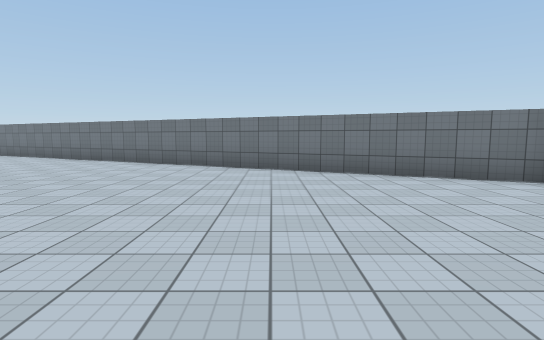
View 1 (above)

22 first-person views from a walk through a scene from a Unity 3-D project. The camera is 1.5 m above the floor, tilts 6° down and sees 80° across. The floor is counted in squares, 2 m on a side. Each view is taken from the middle of a square. On the plan, view 1 faces up. The plan holds only what a view shows up to about 11 squares ahead; the rest is blank. The place goes on beyond the plan. The player character is not drawn. Some animated figures are left out. Surface patterns are stand-ins for the level's own textures.

View 2
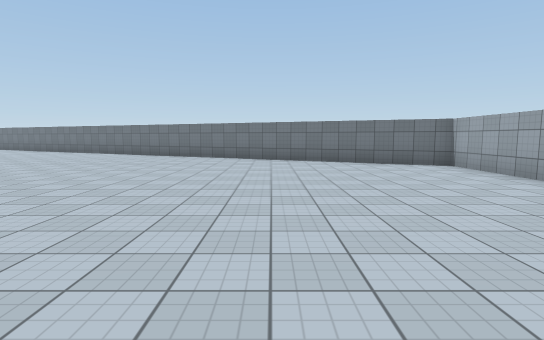

View 3
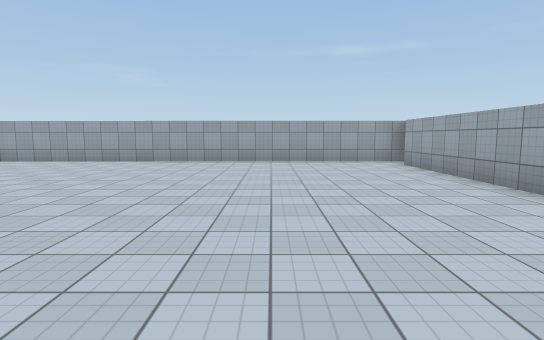

View 4
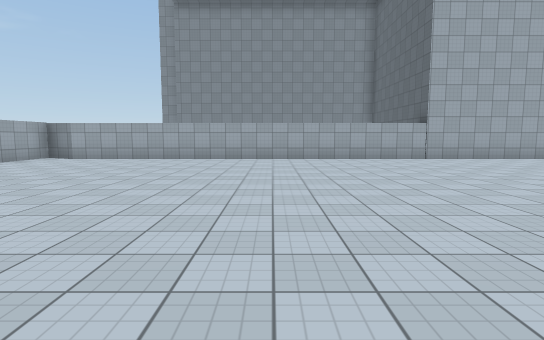

View 5
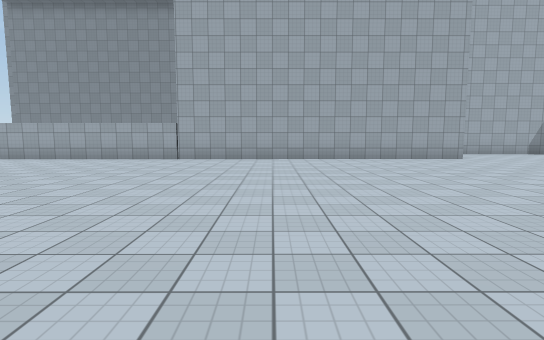

View 6
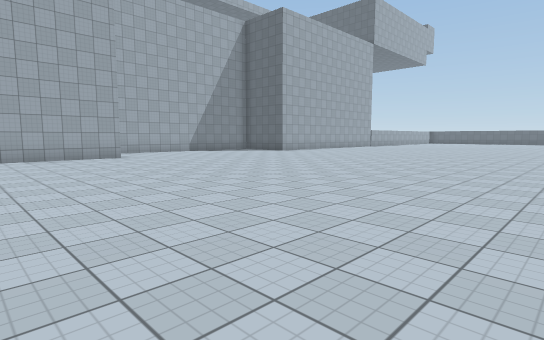

View 7
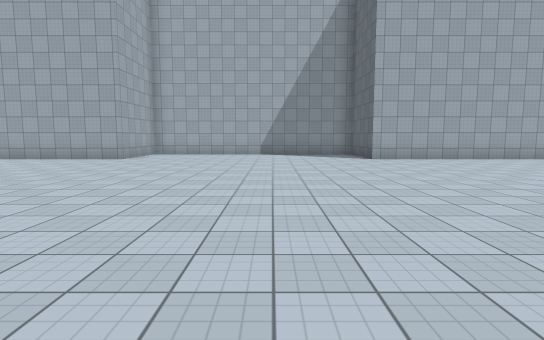

View 8
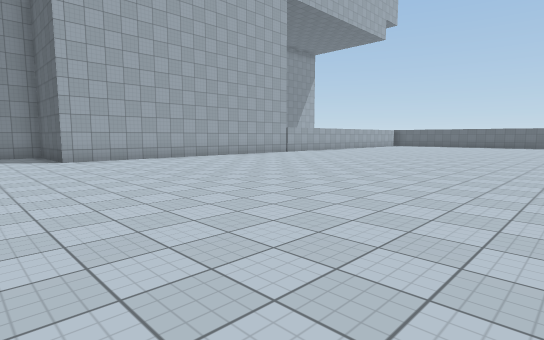

View 9
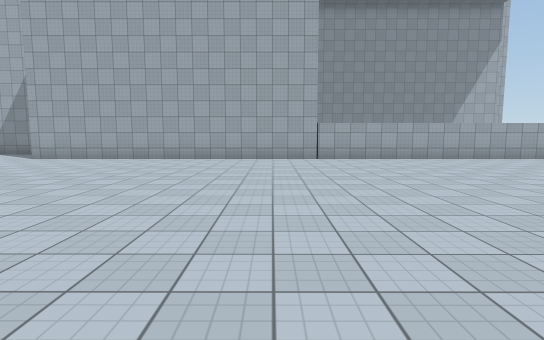

View 10
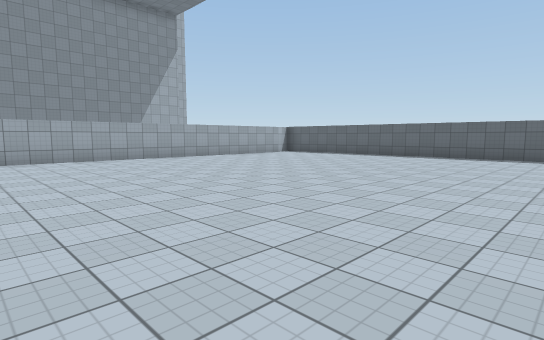

View 11
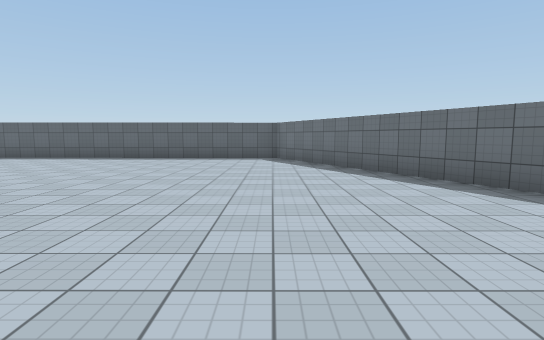

View 12
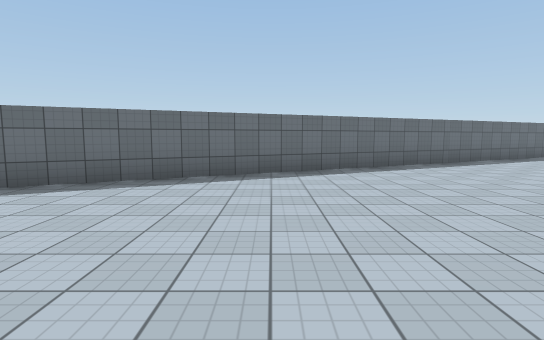

View 13
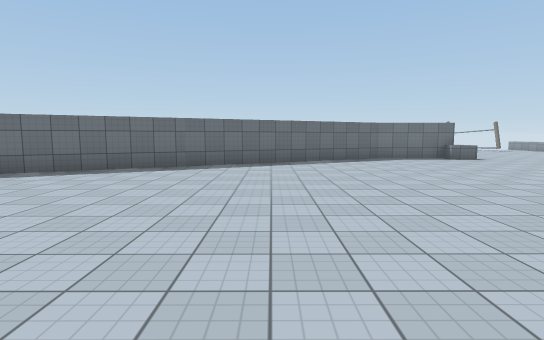

View 14
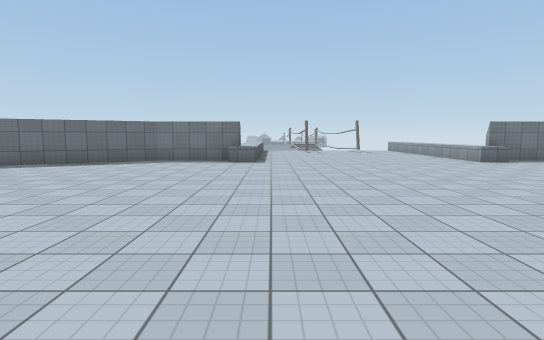

View 15
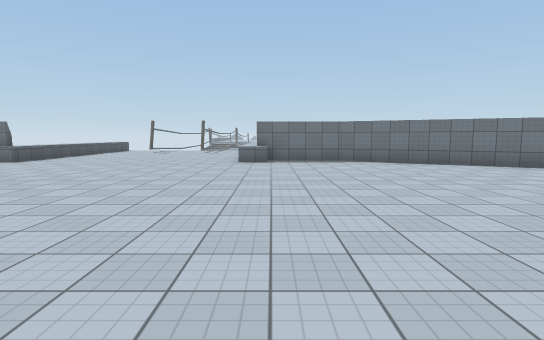

View 16
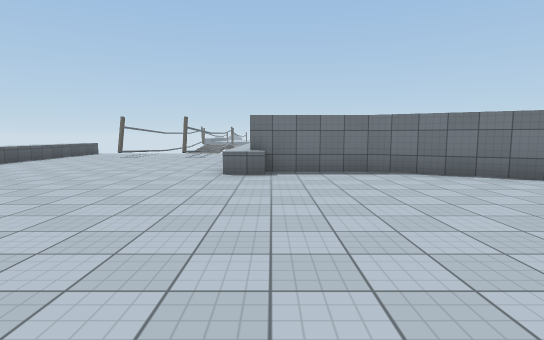

View 17
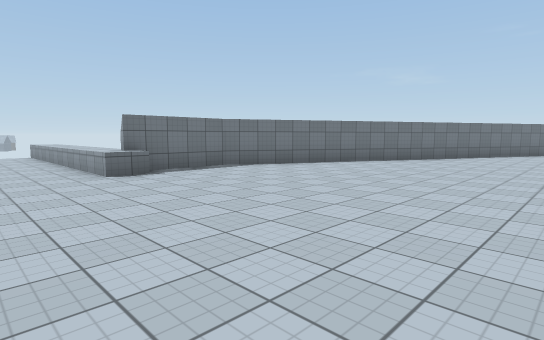

View 18
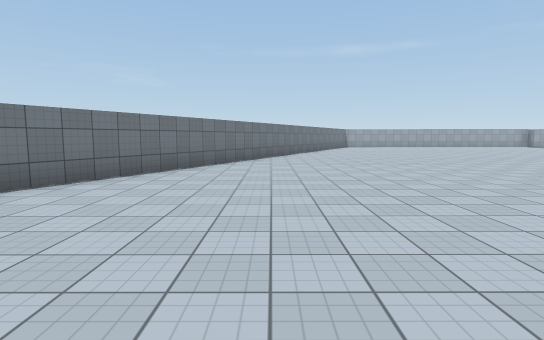

View 19
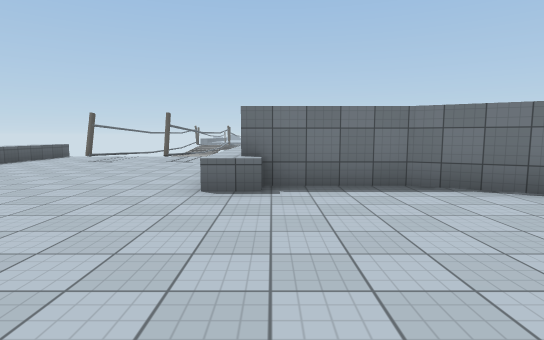

View 20
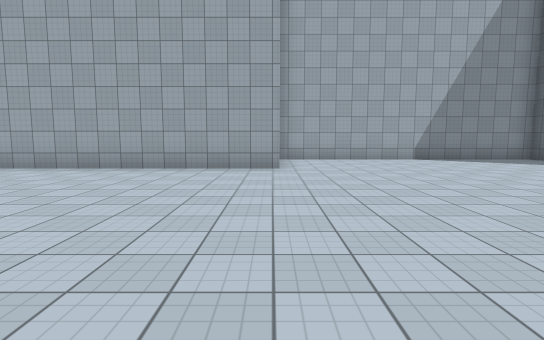

View 21
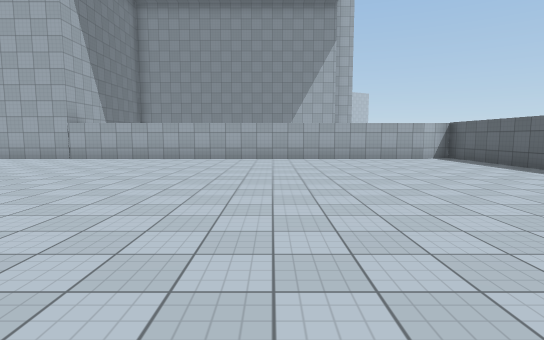

View 22
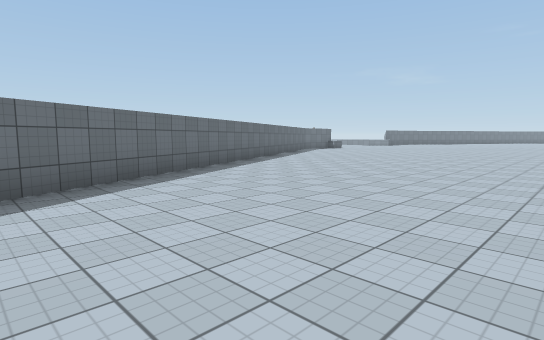

### Floor plan
Points are (right, up) in squares from view 1. A wall is a line through its corners. A room is listed if a view was taken in it or the views show most of it. See-through windows are left out.
Room 1 (views 1, 2, 3, 4, 5, 6, 7, 8, 9, 10, 11, 12, 13, 14, 15, 16, 17, 18, 19, 20, 21, 22)
walls: (-17.2, -7.1) (-17.2, -6.5) (3.5, -6.5) (4.5, -6.9) (4.5, 5.3); (-24.9, 14.8) (-27.3, 14.8) (-46.9, 5.2) (-46.9, -6.9) (-45.9, -6.5) (-25.2, -6.5) (-25.2, -9.3) (-17.2, -9.3); (4.5, 5) (-14.9, 14.8) (-17.5, 14.8)
low walls: (-17.1, 14.4) (-18, 14.4) (-18, 21.6); (-24.4, 16) (-24.4, 14.4) (-25.3, 14.4); (-24.4, 21) (-24.4, 16.9)

Where each view was taken, in squares from view 1:
view 1: 0 up, 0 right, facing up
view 2: 3 down, 0 right, facing up
view 3: 3 down, 5 left, facing right
view 4: 4 up, 3 left, facing down
view 5: 4 up, 11 left, facing down
view 6: 5 up, 13 left, facing down-left
view 7: 4 up, 22 left, facing down
view 8: 4 up, 23 left, facing down-left
view 9: 4 up, 33 left, facing down
view 10: 4 up, 35 left, facing down-left
view 11: 5 up, 36 left, facing left
view 12: 3 up, 38 left, facing up
view 13: 4 up, 31 left, facing up
view 14: 5 up, 24 left, facing up
view 15: 5 up, 17 left, facing up
view 16: 8 up, 17 left, facing up
view 17: 8 up, 20 left, facing up-right
view 18: 10 up, 17 left, facing right
view 19: 10 up, 17 left, facing up
view 20: 1 up, 17 left, facing down
view 21: 4 up, 41 left, facing down
view 22: 3 up, 42 left, facing up-right
